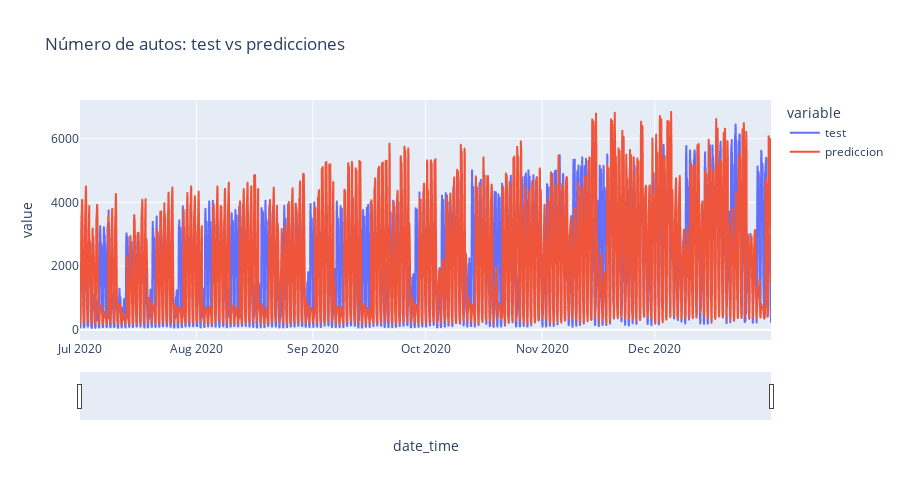

This figure's notebook cell:
### Code cell
# Gráfico interactivo serie temporal
# ==============================================================================
datos_plot = pd.DataFrame({
                'test': datos_test['traffic_count'],
                'prediccion': predicciones['pred'],

                 })
datos_plot.index.name = 'date_time'

fig = px.line(
    data_frame = datos_plot.reset_index(),
    x      = 'date_time',
    y      = datos_plot.columns,
    title  = 'Número de autos: test vs predicciones',
    width  = 900,
    height = 500
)

fig.update_xaxes(rangeslider_visible=True)
fig.show()

### Figure 1 — Plotly figure (JSON) as saved in the notebook; plotly's stock layout.template omitted (floating-point values rounded to 4 significant figures; data arrays with more than 128 entries replaced by an {"elided": "..."} marker saying what was removed)
{"data": [{"hovertemplate": "variable=test<br>date_time=%{x}<br>value=%{y}<extra></extra>", "legendgroup": "test", "line": {"color": "#636efa", "dash": "solid"}, "marker": {"symbol": "circle"}, "mode": "lines", "name": "test", "showlegend": true, "type": "scattergl", "x": {"elided": "4416 str values"}, "xaxis": "x", "y": {"elided": "4416 float values"}, "yaxis": "y"}, {"hovertemplate": "variable=prediccion<br>date_time=%{x}<br>value=%{y}<extra></extra>", "legendgroup": "prediccion", "line": {"color": "#EF553B", "dash": "solid"}, "marker": {"symbol": "circle"}, "mode": "lines", "name": "prediccion", "showlegend": true, "type": "scattergl", "x": {"elided": "4416 str values"}, "xaxis": "x", "y": {"elided": "4416 float values"}, "yaxis": "y"}], "layout": {"height": 500, "legend": {"title": {"text": "variable"}, "tracegroupgap": 0}, "title": {"text": "Número de autos: test vs predicciones"}, "width": 900, "xaxis": {"anchor": "y", "domain": [0, 1], "rangeslider": {"visible": true}, "title": {"text": "date_time"}}, "yaxis": {"anchor": "x", "domain": [0, 1], "title": {"text": "value"}}}}
